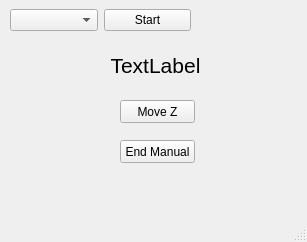
<?xml version="1.0" encoding="UTF-8"?>
<ui version="4.0">
 <class>MainWindow</class>
 <widget class="QMainWindow" name="MainWindow">
  <property name="geometry">
   <rect>
    <x>0</x>
    <y>0</y>
    <width>307</width>
    <height>242</height>
   </rect>
  </property>
  <property name="windowTitle">
   <string>MainWindow</string>
  </property>
  <widget class="QWidget" name="centralwidget">
   <widget class="QLabel" name="label">
    <property name="geometry">
     <rect>
      <x>10</x>
      <y>50</y>
      <width>291</width>
      <height>31</height>
     </rect>
    </property>
    <property name="font">
     <font>
      <pointsize>16</pointsize>
     </font>
    </property>
    <property name="text">
     <string>TextLabel</string>
    </property>
    <property name="alignment">
     <set>Qt::AlignCenter</set>
    </property>
   </widget>
   <widget class="QPushButton" name="pushButton_2">
    <property name="geometry">
     <rect>
      <x>120</x>
      <y>100</y>
      <width>75</width>
      <height>23</height>
     </rect>
    </property>
    <property name="text">
     <string>Move Z</string>
    </property>
   </widget>
   <widget class="QWidget" name="gridLayoutWidget">
    <property name="geometry">
     <rect>
      <x>10</x>
      <y>0</y>
      <width>181</width>
      <height>41</height>
     </rect>
    </property>
    <layout class="QGridLayout" name="gridLayout">
     <item row="0" column="1">
      <widget class="QComboBox" name="comboBox"/>
     </item>
     <item row="0" column="2">
      <widget class="QPushButton" name="pushButton">
       <property name="text">
        <string>Start</string>
       </property>
       <property name="checkable">
        <bool>false</bool>
       </property>
       <property name="default">
        <bool>false</bool>
       </property>
       <property name="flat">
        <bool>false</bool>
       </property>
      </widget>
     </item>
    </layout>
   </widget>
   <widget class="QPushButton" name="pushButton_3">
    <property name="geometry">
     <rect>
      <x>120</x>
      <y>140</y>
      <width>75</width>
      <height>23</height>
     </rect>
    </property>
    <property name="text">
     <string>End Manual</string>
    </property>
   </widget>
  </widget>
  <widget class="QMenuBar" name="menubar">
   <property name="geometry">
    <rect>
     <x>0</x>
     <y>0</y>
     <width>307</width>
     <height>21</height>
    </rect>
   </property>
  </widget>
  <widget class="QStatusBar" name="statusbar"/>
 </widget>
 <resources/>
 <connections/>
</ui>
